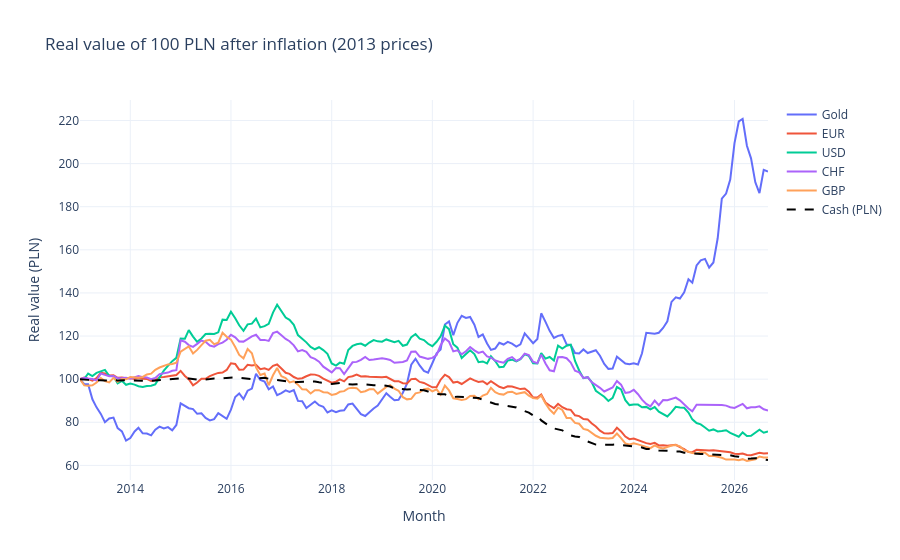

The code cell stored with this chart in its notebook:
### Markdown cell above
Gold grew the most, especially from 2024 – at the peak (**3 Mar 2026**) 100 PLN became 377 PLN. But it also had long falls: in 2013 it lost about 30% (100 → 70 PLN at the start of 2014). Currencies moved in a much narrower range (about 92–164).

### Code cell
# real value = value after inflation
inflation = df_month['HICP'] / df_month['HICP'].iloc[0]

fig = go.Figure()

for col in assets:
    fig.add_trace(go.Scatter(
        x=df_month.index,
        y=df_month[col] / df_month[col].iloc[0] / inflation * 100,
        mode='lines',
        name=col
    ))

fig.add_trace(go.Scatter(
    x=df_month.index,
    y=100 / inflation,
    mode='lines',
    name='Cash (PLN)',
    line=dict(color='black', dash='dash')
))

fig.update_layout(
    title='Real value of 100 PLN after inflation (2013 prices)',
    xaxis_title='Month',
    yaxis_title='Real value (PLN)',
    hovermode='x unified',
    template='plotly_white'
)

fig.show()

### Figure 1 — Plotly figure (JSON) as saved in the notebook; plotly's stock layout.template omitted (floating-point values rounded to 4 significant figures; data arrays with more than 128 entries replaced by an {"elided": "..."} marker saying what was removed)
{"data": [{"mode": "lines", "name": "Gold", "type": "scatter", "x": {"elided": "165 str values"}, "y": {"elided": "165 float values"}}, {"mode": "lines", "name": "EUR", "type": "scatter", "x": {"elided": "165 str values"}, "y": {"elided": "165 float values"}}, {"mode": "lines", "name": "USD", "type": "scatter", "x": {"elided": "165 str values"}, "y": {"elided": "165 float values"}}, {"mode": "lines", "name": "CHF", "type": "scatter", "x": {"elided": "165 str values"}, "y": {"elided": "165 float values"}}, {"mode": "lines", "name": "GBP", "type": "scatter", "x": {"elided": "165 str values"}, "y": {"elided": "165 float values"}}, {"line": {"color": "black", "dash": "dash"}, "mode": "lines", "name": "Cash (PLN)", "type": "scatter", "x": {"elided": "165 str values"}, "y": {"elided": "165 float values"}}], "layout": {"hovermode": "x unified", "title": {"text": "Real value of 100 PLN after inflation (2013 prices)"}, "xaxis": {"title": {"text": "Month"}}, "yaxis": {"title": {"text": "Real value (PLN)"}}}}
